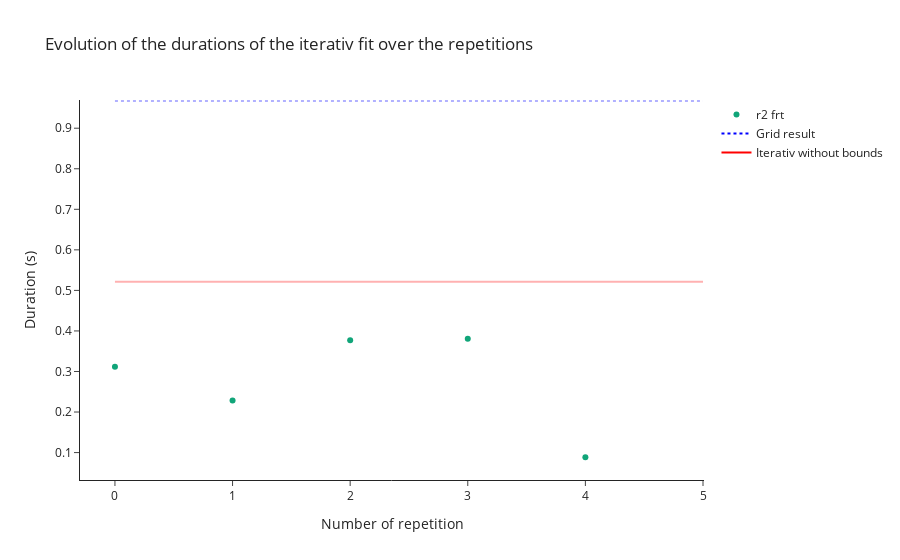

Notebook code for this chart:
### Markdown cell above
# Figure 2

### Code cell
fig2 = go.Figure()

# plot duration iterativ repeat
fig2.add_trace(go.Scatter(
    y=duration_repeat[2:],
    mode='markers',
    name='r2 {}'.format(roi),
    line_color=colors[i],
    showlegend=True))

# plot duration grid 
fig2.add_shape(
    type='line',
    x0=0, y0=duration_repeat[0], x1=n_repeat, y1=duration_repeat[grid_place],
    line=dict(color='blue', width=2, dash='dot'), 
    name='grid')

# plot duration iterativ without bouns
fig2.add_shape(
    type='line',
    x0=0, y0=duration_repeat[1], x1=n_repeat, y1=duration_repeat[no_bd],
    line=dict(color='red', width=2, dash='solid'), 
    name='without bouns')

# for the legend
fig2.add_trace(go.Scatter(x=[None],
                          y=[None],
                          mode='lines',
                          line=dict(color='blue', width=2, dash='dot'),
                          name='Grid result'))

fig2.add_trace(go.Scatter(x=[None],
                          y=[None],
                          mode='lines',
                          line=dict(color='red', width=2, dash='solid'),
                          name='Iterativ without bounds'))


fig2.update_layout(template='simple_white',
                  title = 'Evolution of the durations of the iterativ fit over the repetitions',
                  xaxis_title = 'Number of repetition',
                  yaxis_title = 'Duration (s)')




fig2.show()

### Figure 1 — Plotly figure (JSON) as saved in the notebook; plotly's stock layout.template omitted (floating-point values rounded to 4 significant figures)
{"data": [{"line": {"color": "rgb(17, 165, 121)"}, "mode": "markers", "name": "r2 frt", "showlegend": true, "type": "scatter", "y": [0.3116, 0.2283, 0.3772, 0.3809, 0.08848]}, {"line": {"color": "blue", "dash": "dot", "width": 2}, "mode": "lines", "name": "Grid result", "type": "scatter", "x": [null], "y": [null]}, {"line": {"color": "red", "dash": "solid", "width": 2}, "mode": "lines", "name": "Iterativ without bounds", "type": "scatter", "x": [null], "y": [null]}], "layout": {"autosize": true, "shapes": [{"line": {"color": "blue", "dash": "dot", "width": 2}, "name": "grid", "type": "line", "x0": 0, "x1": 5, "y0": 0.9671, "y1": 0.9671}, {"line": {"color": "red", "dash": "solid", "width": 2}, "name": "without bouns", "type": "line", "x0": 0, "x1": 5, "y0": 0.5213, "y1": 0.5213}], "title": {"text": "Evolution of the durations of the iterativ fit over the repetitions"}, "xaxis": {"autorange": true, "range": [-0.3081, 5.011], "title": {"text": "Number of repetition"}}, "yaxis": {"autorange": true, "range": [0.02109, 0.9724], "title": {"text": "Duration (s)"}, "type": "linear"}}}
